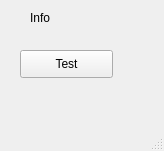
<?xml version="1.0" encoding="UTF-8"?>
<ui version="4.0">
 <class>MainWindow</class>
 <widget class="QMainWindow" name="MainWindow">
  <property name="geometry">
   <rect>
    <x>0</x>
    <y>0</y>
    <width>164</width>
    <height>151</height>
   </rect>
  </property>
  <property name="windowTitle">
   <string>MainWindow</string>
  </property>
  <widget class="QWidget" name="centralwidget">
   <widget class="QPushButton" name="btnTest">
    <property name="geometry">
     <rect>
      <x>20</x>
      <y>50</y>
      <width>93</width>
      <height>28</height>
     </rect>
    </property>
    <property name="text">
     <string>Test</string>
    </property>
   </widget>
   <widget class="QLabel" name="labInfo">
    <property name="geometry">
     <rect>
      <x>30</x>
      <y>10</y>
      <width>58</width>
      <height>15</height>
     </rect>
    </property>
    <property name="text">
     <string>Info</string>
    </property>
   </widget>
  </widget>
  <widget class="QMenuBar" name="menubar">
   <property name="geometry">
    <rect>
     <x>0</x>
     <y>0</y>
     <width>164</width>
     <height>25</height>
    </rect>
   </property>
  </widget>
  <widget class="QStatusBar" name="statusbar"/>
 </widget>
 <resources/>
 <connections/>
</ui>
